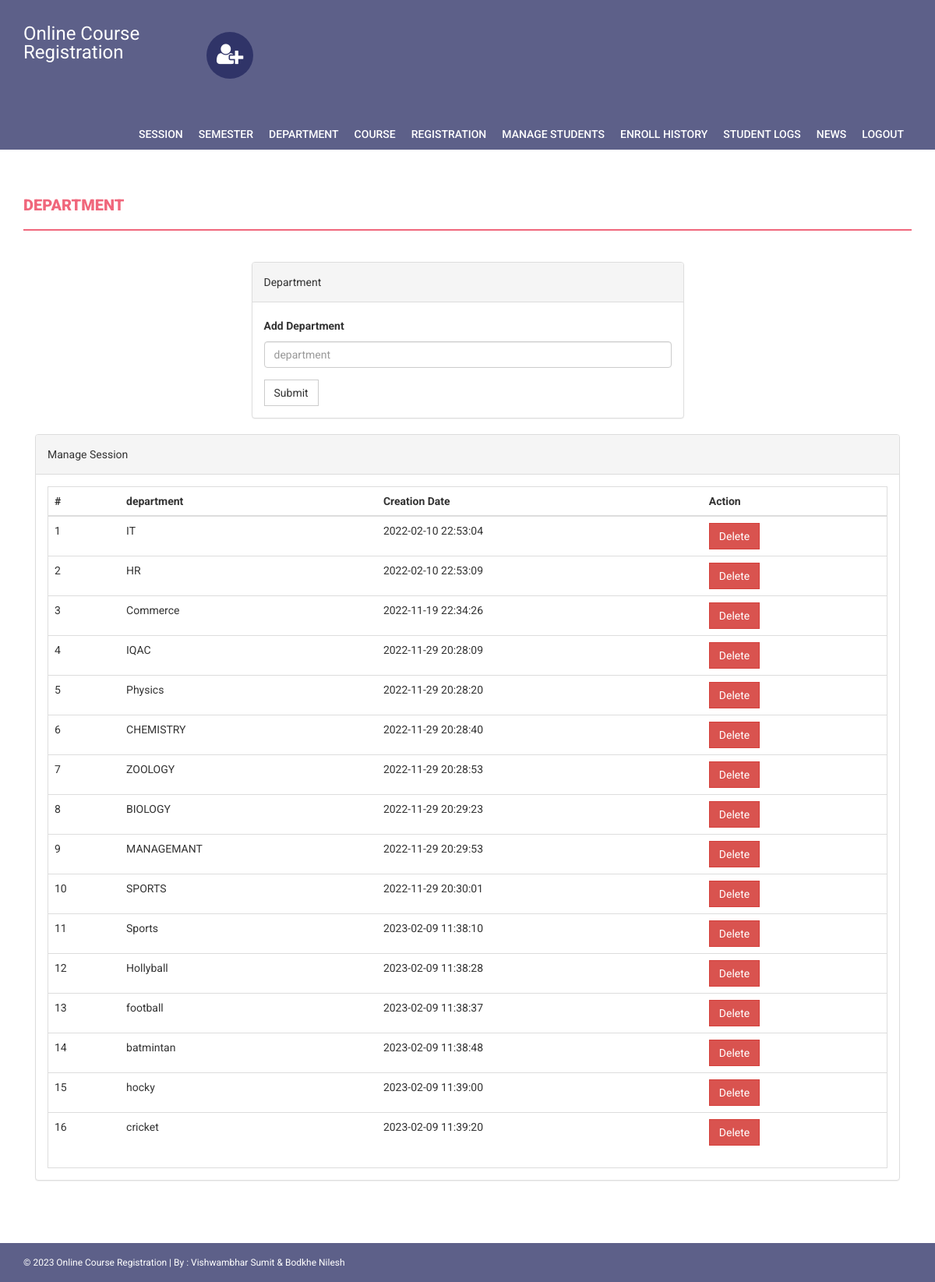
/onlinecourse/admin/department.php (signed in), run on the app's committed database.
### tables this page shows
CREATE TABLE IF NOT EXISTS `department` (
  `id` int(11) NOT NULL AUTO_INCREMENT,
  `department` varchar(255) DEFAULT NULL,
  `creationDate` timestamp NULL DEFAULT CURRENT_TIMESTAMP,
  PRIMARY KEY (`id`)
);

### onlinecourse/admin/department.php (the view, shortened to what this page needs)
<?php
if(strlen($_SESSION['alogin'])==0)
    {
header('location:index.php');
}
else{
?>
<!DOCTYPE html>
<html xmlns="http://www.w3.org/1999/xhtml">
<head>
    <link href="../assets/css/bootstrap.css" rel="stylesheet" />
    <link href="../assets/css/font-awesome.css" rel="stylesheet" />
    <link href="../assets/css/style.css" rel="stylesheet" />
</head>
<body>
<?php include('includes/header.php');?>
<?php if($_SESSION['alogin']!="")
{
 include('includes/menubar.php');
}
 ?>
    <div class="content-wrapper">
        <div class="container">
              <div class="row">
                    <div class="col-md-12">
                        <h1 class="page-head-line">Department  </h1>
                    </div>
                </div>
                <div class="row" >
                  <div class="col-md-3"></div>
                    <div class="col-md-6">
                        <div class="panel panel-default">
                        <div class="panel-heading">
                           Department
                        </div>
                        <div class="panel-body">
                       <form name="dept" method="post">
   <div class="form-group">
    <label for="department">Add Department  </label>
    <input type="text" class="form-control" id="department" name="department" placeholder="department" required />
  </div>
 <button type="submit" name="submit" class="btn btn-default">Submit</button>
</form>
                            </div>
                            </div>
                    </div>
                </div>
                <div class="col-md-12">
                    <div class="panel panel-default">
                        <div class="panel-heading">
                            Manage Session
                        </div>
                        <div class="panel-body">
                            <div class="table-responsive table-bordered">
                                <table class="table">
                                    <thead>
                                        <tr>
                                            <th>#</th>
                                            <th>department</th>
                                            <th>Creation Date</th>
                                            <th>Action</th>
                                        </tr>
                                    </thead>
                                    <tbody>
<?php
$sql=mysqli_query($con,"select * from department");
$cnt=1;
while($row=mysqli_fetch_array($sql))
{
?>
                                        <tr>
                                            <td><?php echo $cnt;?></td>
                                            <td><?php echo htmlentities($row['department']);?></td>
                                            <td><?php echo htmlentities($row['creationDate']);?></td>
                                            <td>
  <a href="department.php?id=<?php echo $row['id']?>&del=delete" onClick="return confirm('Are you sure you want to delete?')">
                                            <button class="btn btn-danger">Delete</button>
</a>
                                            </td>
                                        </tr>
<?php
$cnt++;
} ?>
                                    </tbody>
                                </table>
                            </div>
                        </div>
                    </div>
                </div>
            </div>
        </div>
  <?php include('includes/footer.php');?>
</body>
</html>
<?php } ?>

### onlinecourse/assets/css/style.css (style rules this page uses)
body { font-family: 'Roboto', sans-serif; line-height: 30px; }
.content-wrapper { margin-top: 40px; min-height: 600px; padding-bottom: 60px; }
.page-head-line { font-weight: 900; padding-bottom: 20px; border-bottom: 2px solid #F0677C; text-transform: uppercase; color: #F0677C; font-size: 20px; margin-bottom: 40px; }
.btn { border-radius: 0px; -webkit-border-radius: 0px; -moz-border-radius: 0px; }

### data on the page
department: department "IT", creationDate "2022-02-10 22:53:04"
department: department "HR", creationDate "2022-02-10 22:53:09"
department: department "Commerce", creationDate "2022-11-19 22:34:26"
department: department "IQAC", creationDate "2022-11-29 20:28:09"
department: department "Physics", creationDate "2022-11-29 20:28:20"
department: department "CHEMISTRY", creationDate "2022-11-29 20:28:40"
department: department "ZOOLOGY", creationDate "2022-11-29 20:28:53"
department: department "BIOLOGY", creationDate "2022-11-29 20:29:23"
department: department "MANAGEMANT", creationDate "2022-11-29 20:29:53"
department: department "SPORTS", creationDate "2022-11-29 20:30:01"
department: department "Sports", creationDate "2023-02-09 11:38:10"
department: department "Hollyball", creationDate "2023-02-09 11:38:28"
department: department "football", creationDate "2023-02-09 11:38:37"
department: department "batmintan", creationDate "2023-02-09 11:38:48"
department: department "hocky", creationDate "2023-02-09 11:39:00"
department: department "cricket", creationDate "2023-02-09 11:39:20"
